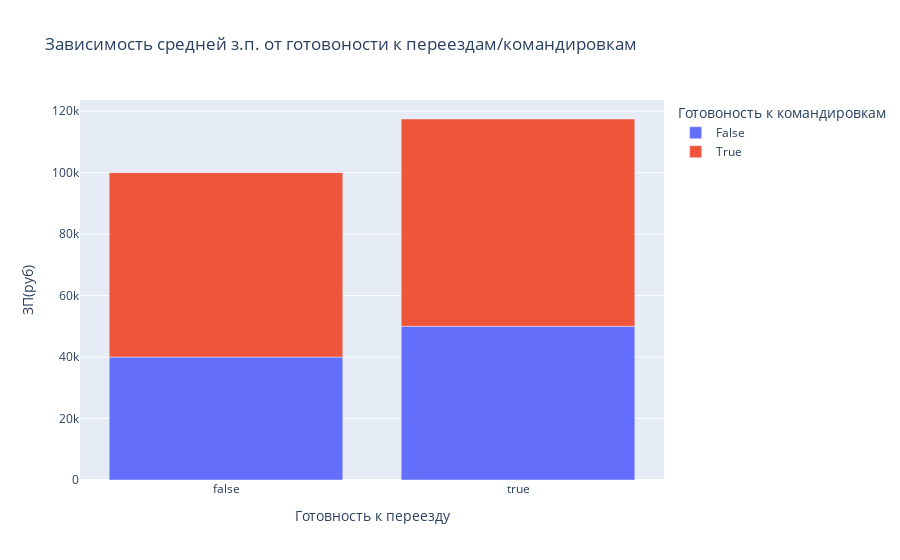

The notebook cell this image was saved under:
### Markdown cell above
6. Постройте **многоуровневую столбчатую диаграмму**, которая показывает зависимость медианной заработной платы (**"ЗП (руб)"**) от признаков **"Готовность к переезду"** и **"Готовность к командировкам"**. Проанализируйте график, сравнив уровень заработной платы в категориях.

### Code cell
bar_data = hh_data.groupby(
    by=["Готовность к переезду", "Готовоность к командировкам"],
    as_index=False,
)["ЗП(руб)"].median()

move_bar = px.bar(
    data_frame=bar_data,
    x="Готовность к переезду",
    y="ЗП(руб)",
    color="Готовоность к командировкам",
    title="Зависимость средней з.п. от готовоности к переездам/командировкам"
)
move_bar.show()
move_bar.write_html("plotly/move_bar.html")

### Figure 1 — Plotly figure (JSON) as saved in the notebook; plotly's stock layout.template omitted (floating-point values rounded to 4 significant figures)
{"data": [{"alignmentgroup": "True", "hovertemplate": "Готовоность к командировкам=False<br>Готовность к переезду=%{x}<br>ЗП(руб)=%{y}<extra></extra>", "legendgroup": "False", "marker": {"color": "#636efa", "pattern": {"shape": ""}}, "name": "False", "offsetgroup": "False", "orientation": "v", "showlegend": true, "textposition": "auto", "type": "bar", "x": [false, true], "xaxis": "x", "y": [40000, 50000], "yaxis": "y"}, {"alignmentgroup": "True", "hovertemplate": "Готовоность к командировкам=True<br>Готовность к переезду=%{x}<br>ЗП(руб)=%{y}<extra></extra>", "legendgroup": "True", "marker": {"color": "#EF553B", "pattern": {"shape": ""}}, "name": "True", "offsetgroup": "True", "orientation": "v", "showlegend": true, "textposition": "auto", "type": "bar", "x": [false, true], "xaxis": "x", "y": [60000, 67470.0], "yaxis": "y"}], "layout": {"barmode": "relative", "legend": {"title": {"text": "Готовоность к командировкам"}, "tracegroupgap": 0}, "title": {"text": "Зависимость средней з.п. от готовоности к переездам/командировкам"}, "xaxis": {"anchor": "y", "domain": [0, 1], "title": {"text": "Готовность к переезду"}}, "yaxis": {"anchor": "x", "domain": [0, 1], "title": {"text": "ЗП(руб)"}}}}
